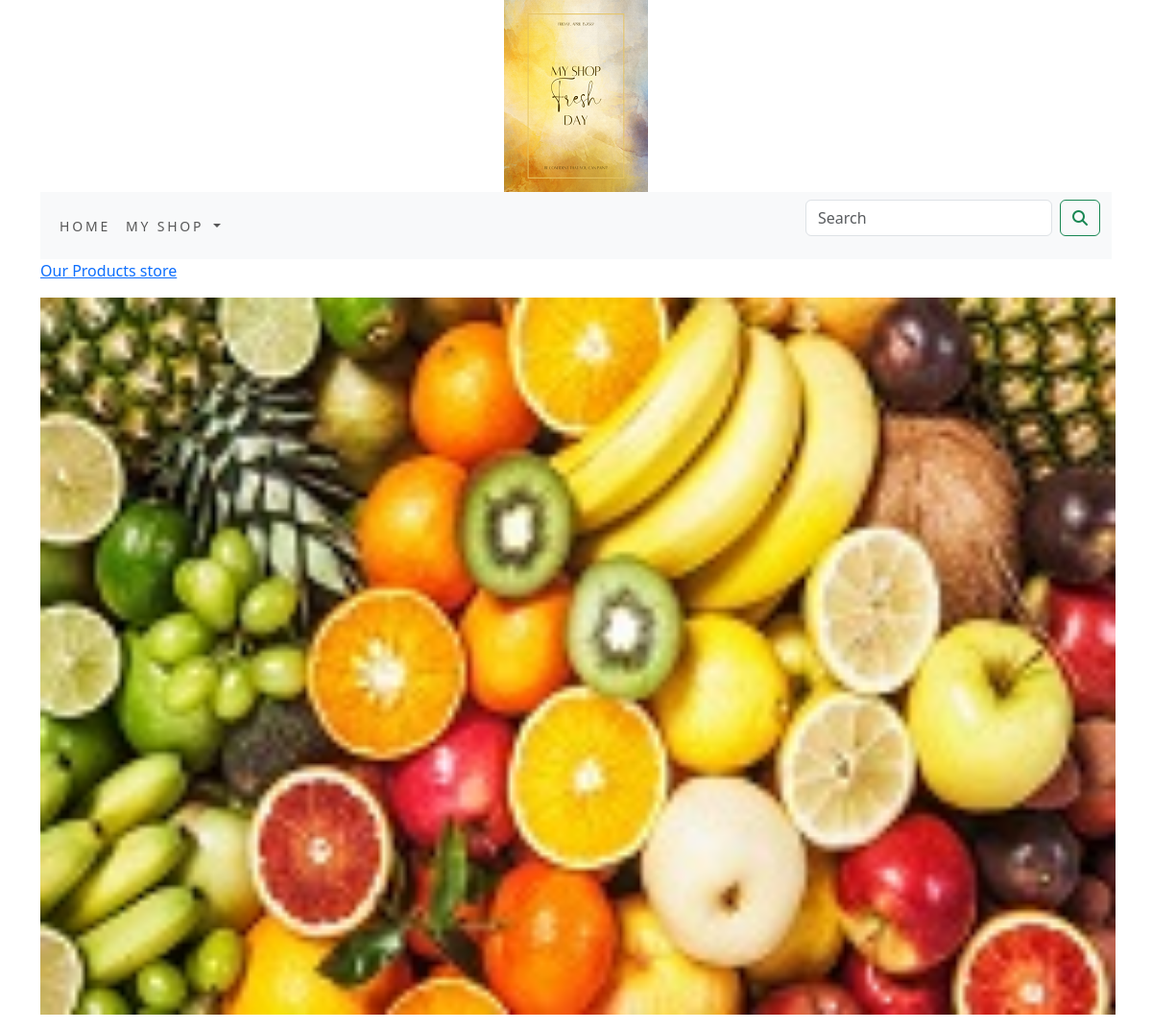
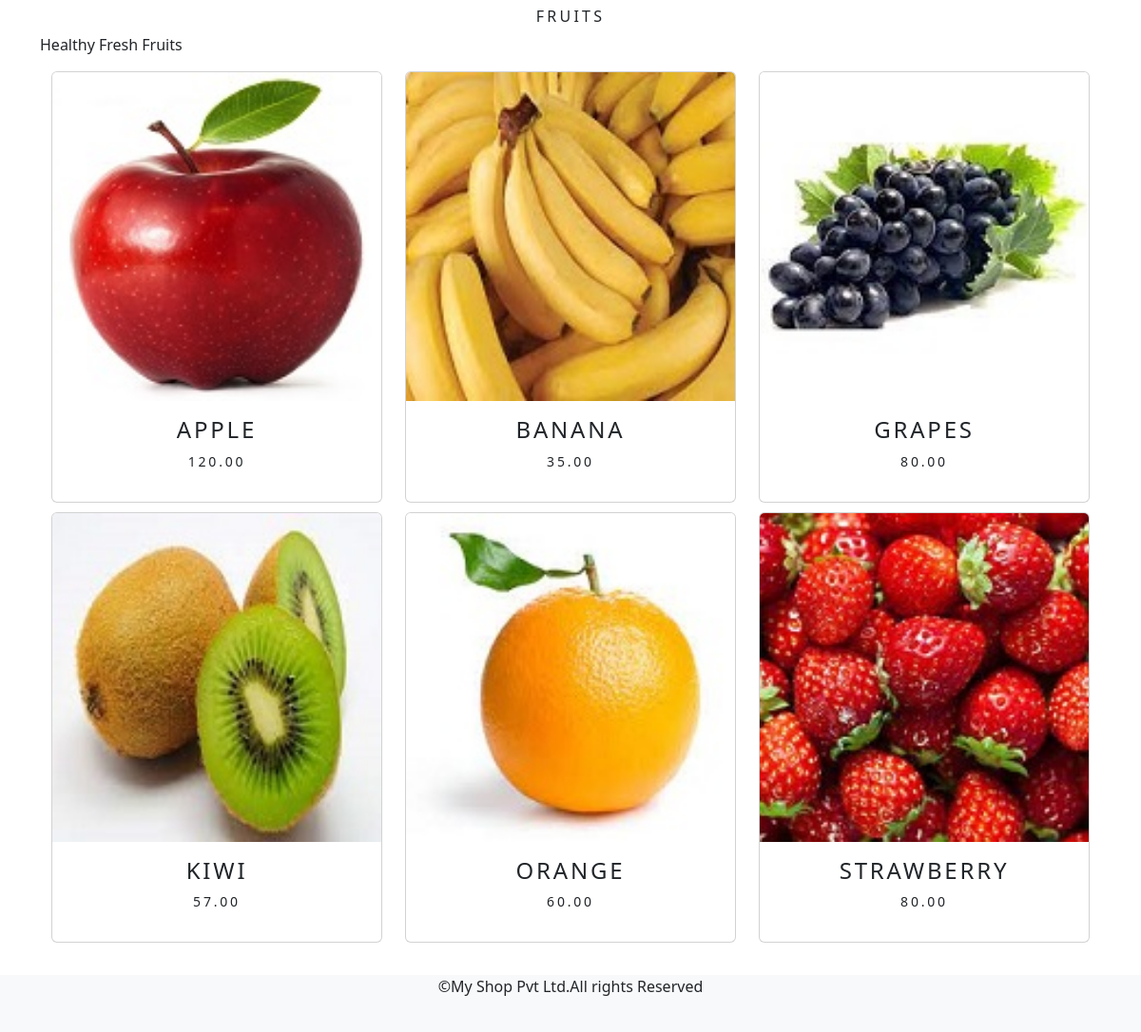
Screenshot of /cart/fruits/ with the database file from the repository (2 pictures, top to bottom).
### cart/models.py (models this page shows, shortened)
class Category(models.Model):
    name=models.CharField(max_length=250,unique=True)
    slug=models.SlugField(max_length=250,unique=True)
    description=models.TextField(blank=True)
    image=models.ImageField(upload_to='category',blank=True)
    class Meta:
        ordering=('name',)
        verbose_name='category'
        verbose_name_plural='categories'
    def get_url(self):
        return reverse('cart:products_by_category', args=[self.slug])

class Product(models.Model):
    name=models.CharField(max_length=250,unique=True)
    slug=models.SlugField(max_length=250,unique=True)
    description=models.TextField(blank=True)
    price=models.DecimalField(max_digits=10,decimal_places=2)
    category=models.ForeignKey(Category,on_delete=models.CASCADE)
    image=models.ImageField(upload_to='product',blank=True)
    stock=models.IntegerField()
    available=models.BooleanField(default=True)
    created=models.DateTimeField(auto_now_add=True)
    updated=models.DateField(auto_now=True)
    def get_url(self):
        return reverse('cart:prodCatdetail',args=[self.category.slug,self.slug])
    class Meta:
        ordering=('name',)
        verbose_name='product'
        verbose_name_plural='products'

### cart/views.py (the view)
# urls.py: path('', views.allProdCat, name='allProdCat'),
def allProdCat(request, c_slug=None):
    c_page = None
    products_list = None
    if c_slug!=None:
        c_page = get_object_or_404(Category,slug=c_slug)
        products_list = Product.objects.all().filter(category=c_page, available=True)
    else:
        products_list = Product.objects.all().filter(available=True)
    paginator=Paginator(products_list,6)
    try:
        page=int(request.GET.get('page','1'))
    except:
        page=1
    try:
        products=paginator.page(page)
    except(EmptyPage,InvalidPage):
        products=paginator.page(paginator.num_pages)
    return render(request, "category.html", {'category': c_page, 'products': products})

### addcart/context_processors.py (called while the page is built)
def counter(request):
    item_count=0
    if 'admin' in request.path:
        return{}
    else:
        try:
            cart=Cart.objects.filter(cart_id=_cart_id(request))
            car_items=CartItem.objects.all().filter(cart=cart[:1])
            for cart_item in car_items:
                item_count +=cart_item.quantity
        except Cart.DoesNotExit:
            item_count =0
    return dict(item_count=item_count)

### addcart/views.py (called while the page is built)
def _cart_id(request):
    cart=request.session.session_key
    if not cart:
        cart=request.session.create()
    return cart

### cart/context_processors.py (called while the page is built)
def menu_links(request):
    links=Category.objects.all()
    return dict(links=links)

### template/category.html (shortened to what this page needs)
{% extends 'base.html' %}
{% load static %}
{% block content %}
{% if category %}
    <div>
      <div class="row my_row class">
          <div class="mx-auto">
        <p> <a href="{% url 'cart:allProdCat' %}">Our Products store</a> </p>
      </div>
          </div>
    </div>
    {% endif %}
<div class="mx_auto">
    {% if category %}
    <img class="my_image" src="{{category.image.url}}" alt="{{category.name}}">
</div>
    <br>
<div>
        <h1 class="text-center my_title">{{category.name}}</h1>
        <p class="text-justify">{{category.description}}</p>
</div>
      {% endif %}
<div class="container">
  <div class="row mx_auto">
    {% for product in products.object_list %}
    <div class="my_bottom_margin col-9 col-sm-12 col-md-4 xol-lg-4">
      <div class="card text-center" style="min-width:18rem">
        <a href="{{product.get_url}}"><img class="card-img-top my_image" src="{{product.image.url}}" alt="{{product.name}}"></a>
        <div class="card-body">
          <h4>{{ product.name }}</h4>
          <p>{{ product.price }}</p>
        </div>
      </div>
    </div>
    {% endfor %}
  </div>
    <br>
</div>
{% endblock %}

### static/css/custom.css (style rules this page uses)
body { font-family: 'Roboto', sans-serif; }
.my_image { width:1120; height:auto; }
.my_title { font-size:16px; text-transform:uppercase; letter-spacing:.20em; }
.my_bottom_margin { margin-bottom:10px; }
.card-body { font-size:14px; text-transform:uppercase; letter-spacing:.2em; }

### rows the page displays
Category: image (picture), name "FRUITS", description "Healthy Fresh Fruits"
Product: image (picture), name "APPLE", price "120.00"
Product: image (picture), name "BANANA", price "35.00"
Product: image (picture), name "GRAPES", price "80.00"
Product: image (picture), name "KIWI", price "57.00"
Product: image (picture), name "ORANGE", price "60.00"
Product: image (picture), name "STRAWBERRY", price "80.00"
